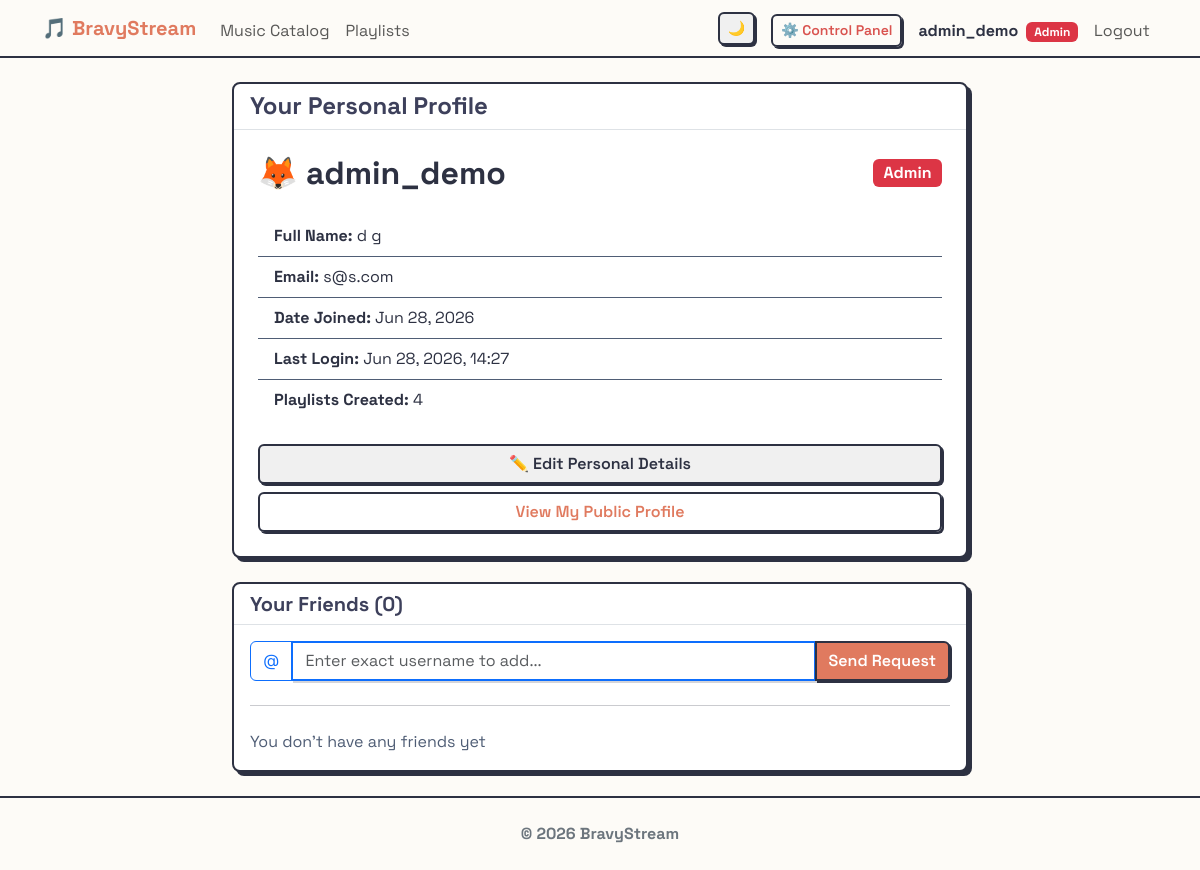
Page /users/profile/ (signed in) on the earlier database version.
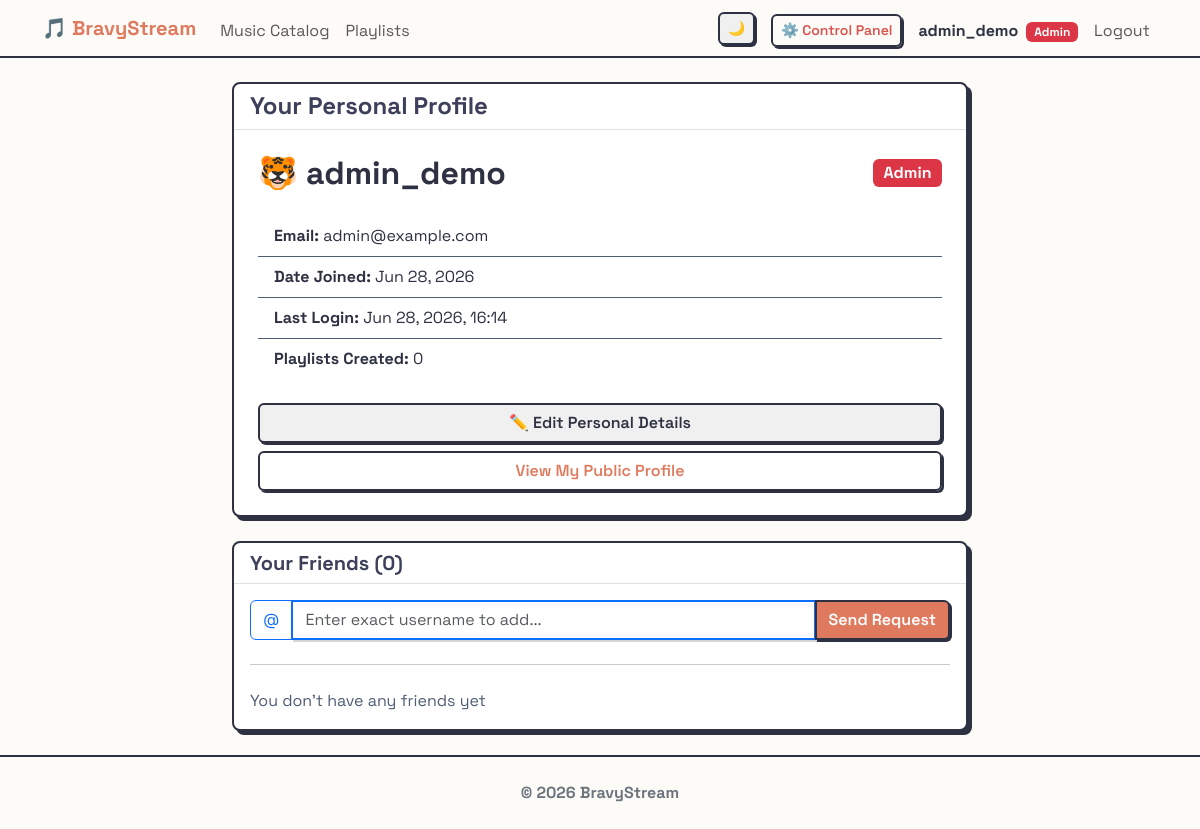
Same page on the later database version.
### users/models.py (models this page shows, shortened)
class CustomUser(AbstractUser):
    ROLE_CHOICES = (
        ('listener', 'Listener'),
        ('curator', 'Curator'),
        ('moderator', 'Moderator'),
    )
    role = models.CharField(max_length=20, choices=ROLE_CHOICES, default='listener')
    birth_date = models.DateField(null=True, blank=True)
    friends = models.ManyToManyField('self', blank=True)
    ICON_CHOICES = [
        ('👤', '👤'),
        ('🐶', '🐶'),
        ('🐱', '🐱'),
        ('🦊', '🦊'),
        ('🐯', '🐯'),
        ('🐼', '🐼'),
        ('🐰', '🐰'),
        ('👽', '👽'),
        ('🤖', '🤖'),
        ('👻', '👻'),
        ('🤠', '🤠'),
    ]
    profile_icon = models.CharField(max_length=10, choices=ICON_CHOICES, default='👤')
    @property
    def pending_friend_requests_count(self):
        return self.received_requests.filter(is_accepted=False).count()

### users/views.py (the view)
# urls.py: path('profile/', UserProfileView.as_view(), name='profile'),
class UserProfileView(LoginRequiredMixin, TemplateView):
    template_name = 'users/profile.html'
    def get_context_data(self, **kwargs):
        context = super().get_context_data(**kwargs)
        user = self.request.user
        context['pending_requests'] = user.received_requests.filter(is_accepted=False)
        context['friends_list'] = user.friends.all()
        return context

### templates/users/profile.html (shortened to what the changed rows need)
{% extends 'base.html' %}
{% block content %}
<div class="row justify-content-center">
    <div class="col-md-8">
        <div class="card neo-card mb-4">
            <div class="card-body p-4">
                <div class="d-flex flex-wrap justify-content-between align-items-center gap-2 mb-4">
                    <h2 class="mb-0 text-break">
                        {{ user.profile_icon }} {{ user.username }}
                    </h2>
                    <div>
                    {% if user.is_superuser %}
                        <span class="badge bg-danger fs-6">Admin</span>
                    {% elif user.role == 'moderator' %}
                        <span class="badge bg-success fs-6">Moderator</span>
                    {% elif user.role == 'curator' %}
                        <span class="badge bg-warning text-dark fs-6">Curator</span>
                    {% else %}
                        <span class="badge bg-info text-dark fs-6">Listener</span>
                    {% endif %}
                    </div>
                </div>
                <ul class="list-group list-group-flush mb-4">
                    {% if user.first_name or user.last_name %}
                    <li class="list-group-item">
                        <strong>Full Name:</strong> {{ user.first_name }} {{ user.last_name }}
                    </li>
                    {% endif %}
                    {% if user.email %}
                    <li class="list-group-item">
                        <strong>Email:</strong> {{ user.email }}
                    </li>
                    {% endif %}
                    <li class="list-group-item">
                        <strong>Date Joined:</strong> {{ user.date_joined|date:"M d, Y" }}
                    </li>
                    <li class="list-group-item">
                        <strong>Last Login:</strong> {{ user.last_login|date:"M d, Y, H:i"|default:"Never" }}
                    </li>
                    <li class="list-group-item">
                        <strong>Playlists Created:</strong> {{ user.playlists.count }}
                    </li>
                </ul>
            </div>
        </div>
    </div>
</div>
{% endblock %}

### templates/base.html (shortened to what this page needs)
<!DOCTYPE html>
<html lang="it">
<head>
	<link href="https://cdn.jsdelivr.net/npm/bootstrap@5.3.0/dist/css/bootstrap.min.css" rel="stylesheet">
	{% load static %}
	<link rel="stylesheet" href="{% static 'css/style.css' %}">
</head>
<body class="d-flex flex-column min-vh-100" hx-boost="true" hx-headers='{"X-CSRFToken": "{{ csrf_token }}"}'>
	<nav class="navbar navbar-expand-lg navbar-light sticky-top"
		style="background-color: var(--bg-color); border-bottom: 2px solid var(--text-primary);">
		<div class="container">
			<a class="navbar-brand fw-bold" href="{% url 'pages:home' %}" style="color: var(--accent-primary);">🎵
				BravyStream</a>
			<div class="collapse navbar-collapse order-lg-2" id="navbarNav">
				<ul class="navbar-nav me-auto">
					<li class="nav-item">
						<a class="nav-link" href="{% url 'music:song_list' %}">Music Catalog</a>
					</li>
					<li class="nav-item">
						<a class="nav-link" href="{% url 'music:playlist_list' %}">Playlists</a>
					</li>
				</ul>
				<ul class="navbar-nav ms-auto align-items-lg-center">
					<li class="nav-item me-3 d-none d-lg-block">
						<button id="themeToggleDesktop" class="btn btn-sm btn-outline-secondary theme-toggle"
							title="Toggle Theme">
						</button>
					</li>
					{% if user.is_superuser %}
					<li class="nav-item me-2 d-none d-lg-block">
						<a class="btn btn-sm btn-outline-danger mt-1" href="{% url 'admin:index' %}" title="Django Admin Dashboard" hx-boost="false">
							⚙️ Control Panel
						</a>
					</li>
					{% endif %}
					{% if user.is_authenticated %}
					<li class="nav-item">
						<a href="{% url 'users:profile' %}" class="nav-link fw-bold text-decoration-none"
							style="color: var(--text-primary);">
							{{ user.username }}
							{% if user.is_superuser %}
							<span class="badge bg-danger ms-1">Admin</span>
							{% elif user.role == 'moderator' %}
							<span class="badge bg-success ms-1">Moderator</span>
							{% elif user.role == 'curator' %}
							<span class="badge bg-warning text-dark ms-1">Curator</span>
							{% endif %}
						</a>
					</li>
					<li class="nav-item">
						<form method="post" action="{% url 'users:logout' %}" class="m-0 p-0"
							onsubmit="closeGlobalPlayer()">
							<button type="submit"
								class="nav-link border-0 bg-transparent w-100 text-start">Logout</button>
						</form>
					</li>
					{% endif %}
				</ul>
			</div>
		</div>
	</nav>
	<main class="container my-4 flex-grow-1">
		{% block content %}{% endblock %}
	</main>
	<footer class="text-secondary text-center py-4 mt-auto"
		style="border-top: 2px solid var(--text-primary); background-color: var(--bg-color);">
		<p class="mb-0 fw-bold">&copy; 2026 BravyStream</p>
	</footer>
</body>
</html>

Differences in the rows shown:
changed CustomUser "admin_demo": profile_icon "🦊" → "🐯"; email "s@s.com" → "admin@example.com"; last_login "Jun 28, 2026, 14:27" → "Jun 28, 2026, 16:14"; playlists.count "4" → "0"; first_name "d" → (not shown); last_name "g" → (not shown)
Other differences:
text no longer shown: "Full Name:"
